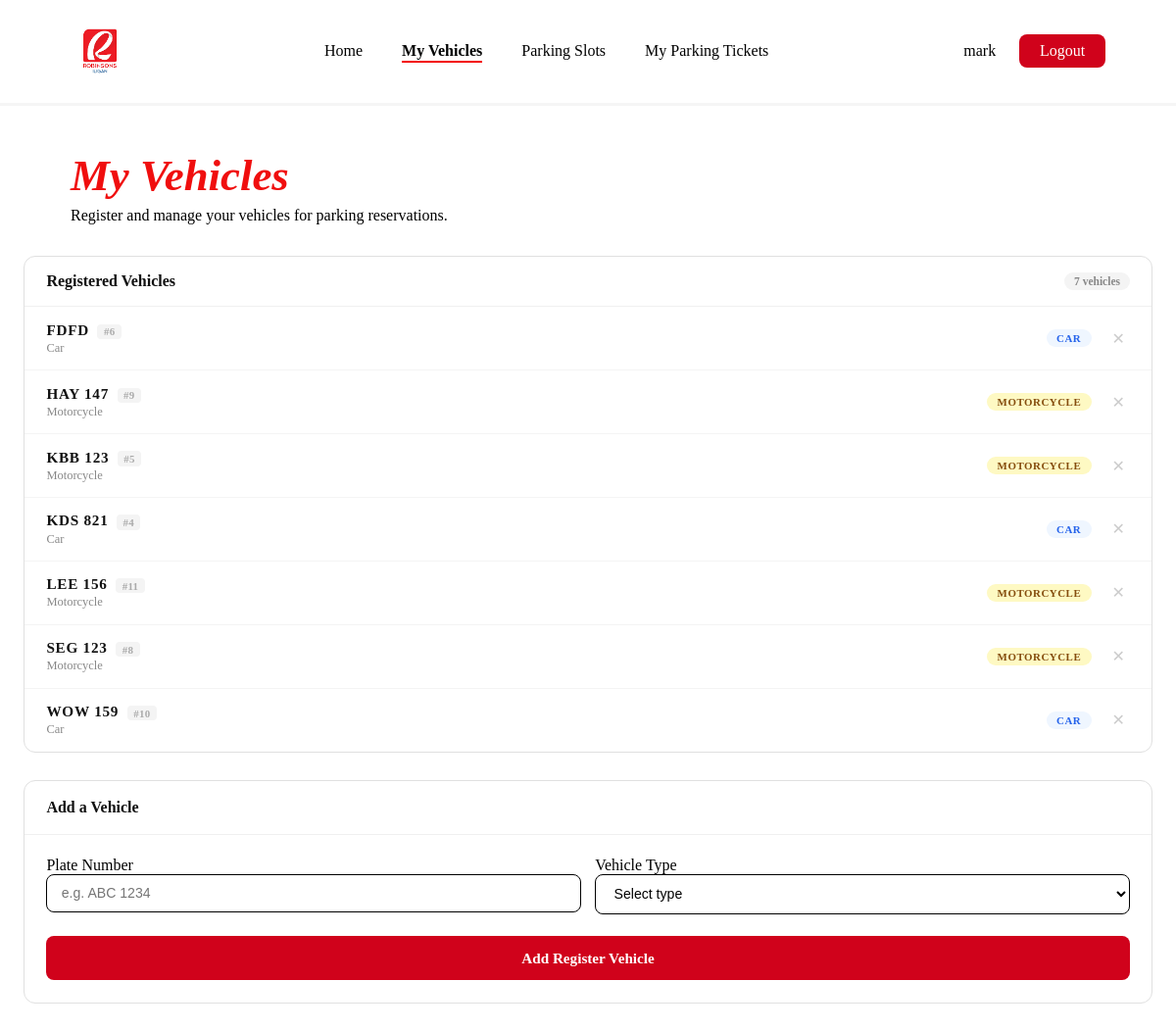
The page /owner_vehicle_register/ (signed in) on the database its author committed.
### parking/models.py (models this page shows, shortened)
class Owner(models.Model):
    first_name   = models.CharField(max_length=50)
    last_name    = models.CharField(max_length=50)
    username     = models.CharField(max_length=50, unique=True)
    password     = models.CharField(max_length=128)
    phone_number = models.CharField(max_length=15, blank=True, default='')
    address      = models.TextField(blank=True, default='')

class Vehicle(models.Model):
    owner        = models.ForeignKey(Owner, on_delete=models.CASCADE, related_name='vehicles', null=True, blank=True)
    plate_number = models.CharField(max_length=20, unique=True)
    vehicle_type = models.CharField(max_length=20)

### parking/views.py (the view, shortened to what this page needs)
# urls.py: path('owner_vehicle_register/', views.owner_vehicle_register, name='owner_vehicle_register'),
def owner_vehicle_register(request):
    if not request.session.get('owner_id'):
        return redirect('login')
    owner    = Owner.objects.get(id=request.session['owner_id'])
    vehicles = Vehicle.objects.filter(owner=owner).order_by('plate_number')
    return render(request, 'owner_vehicle_register.html', {
        'owner':    owner,
        'vehicles': vehicles,
    })

### parking/templates/owner_vehicle_register.html (shortened to what this page needs)
{% extends "master.html" %}
{% load static %}
{% block head %}
  <link rel="stylesheet" href="{% static 'owner_parking_slots.css' %}">
  <link rel="stylesheet" href="{% static 'owner_vehicle_register.css' %}">
{% endblock %}
{% block content %}
<nav>
    <div class="logo">
      <img src="{% static '/images/logo.png' %}" alt="logo" class="logo-img">
    </div>
    <ul class="nav-links">
      <li><a href="{% url 'owner' %}">Home</a></li>
      <li><a href="{% url 'owner_vehicle_register' %}" class="active">My Vehicles</a></li>
      <li><a href="{% url 'owner_parking_slots' %}">Parking Slots</a></li>
      <li><a href="{% url 'owner_my_ticket' %}">My Parking Tickets</a></li>
    </ul>
    <div class="nav-actions">
      {% if owner %}
        <a href="#">{{ owner.first_name }}</a>
        <a href="{% url 'owner_logout' %}" class="btn-logout">Logout</a>
      {% else %}
        <a href="{% url 'owner_login' %}">Login</a>
        <a href="{% url 'owner_register' %}" class="btn-signup">Sign Up</a>
      {% endif %}
    </div>
  </nav>
  <div class="page-header">
    <h1>My Vehicles</h1>
    <p>Register and manage your vehicles for parking reservations.</p>
  </div>
  <div class="register-section">
    <div class="vehicle-list-panel">
      <div class="vehicle-list-header">
        <div class="vehicle-list-title">Registered Vehicles</div>
        <span class="vehicle-count">{{ vehicles|length }} vehicle{{ vehicles|length|pluralize }}</span>
      </div>
      {% for v in vehicles %}
      <div class="vehicle-row">
        <div class="vehicle-details">
          <div class="vehicle-plate">{{ v.plate_number }} <span class="vehicle-id-tag">#{{ v.id }}</span></div>
          <div class="vehicle-meta">{{ v.vehicle_type }}</div>
        </div>
        <span class="vehicle-badge
          {% if v.vehicle_type == 'Motorcycle' %}badge-motorcycle
          {% elif v.vehicle_type == 'Van' %}badge-van
          {% else %}badge-car{% endif %}">
          {{ v.vehicle_type }}
        </span>
        <form method="POST" action="{% url 'owner_delete_vehicle' v.id %}" style="display:inline;"
              onsubmit="return confirm('Remove {{ v.plate_number }} from your vehicles?')">
          <button type="submit" class="btn-delete" title="Remove vehicle">✕</button>
        </form>
      </div>
      {% empty %}
      <div class="vehicle-empty">
        No vehicles registered yet. Add one below.
      </div>
      {% endfor %}
    </div>
    <div class="register-card">
      <div class="register-card-header">
        <h2>Add a Vehicle</h2>
      </div>
      <div class="register-card-body">
        <form method="POST" action="{% url 'owner_vehicle_register' %}">
          <div class="form-row">
            <div class="form-group">
              <label>Plate Number</label>
              <input type="text" name="plate_number" placeholder="e.g. ABC 1234"
                     value="{{ form_data.plate_number|default:'' }}" required />
            </div>
            <div class="form-group">
              <label>Vehicle Type</label>
              <select name="vehicle_type" required>
                <option value="" disabled {% if not form_data.vehicle_type %}selected{% endif %}>Select type</option>
              </select>
            </div>
          </div>
          <button type="submit" class="btn-register">Add Register Vehicle</button>
        </form>
      </div>
    </div>
  </div>
{% endblock %}

### parking/static/owner_parking_slots.css (style rules this page uses)
*, *::before, *::after { box-sizing: border-box; margin: 0; padding: 0; }
nav { display: flex; align-items: center; justify-content: space-between; padding: 1.4rem 6vw; position: sticky; top: 0; background: rgba(255,255,255,0.95); backdrop-filter: blur(8px); z-index: 100; border-bottom: 3px solid rgba(0,0,0,0.04); }
.nav-links { display: flex; list-style: none; gap: 2.5rem; font-family: 'Times New Roman', Times, serif; }
.nav-links a { text-decoration: none; font-size: 1rem; color: black; }
.nav-links a.active { font-weight: 700; border-bottom: 2px solid rgb(243, 5, 5); padding-bottom: 2px; }
.nav-actions { display: flex; align-items: center; gap: 1.5rem; font-family: 'Times New Roman', Times, serif; }
.nav-actions a { text-decoration: none; font-size: 1rem; font-weight: 500; color: var(--text); }
.logo .logo-img { height: 60px; width: auto; display: block; }
.page-header { padding: 2.8rem 6vw 2rem; }
.page-header h1 { font-family: 'Playfair Display', serif; font-style: italic; font-size: 2.8rem; color: rgb(240, 14, 14); margin-bottom: 0.4rem; }
.form-group { margin-bottom: 1.1rem; }
.form-group input, .form-group select { width: 100%; border: 1.5px solid black; border-radius: 8px; padding: 0.65rem 0.9rem; font-family: 'Mulish', sans-serif; font-size: 0.88rem; color: black; outline: none; background: white; }
.btn-logout { background: #d0021b; color: #fff !important; padding: 0.5rem 1.3rem; border-radius: 8px; font-weight: 500 !important; font-size: 1rem !important; transition: background 0.15s !important; text-decoration: none; }

### parking/static/owner_vehicle_register.css (style rules this page uses)
.register-section { max-width: 1300px; margin: 0 auto; padding: 0 1.5rem 3rem; }
.vehicle-list-panel { background: #fff; border: 1px solid #e0e0e0; border-radius: 12px; overflow: hidden; margin-bottom: 1.8rem; }
.vehicle-list-header { display: flex; align-items: center; justify-content: space-between; padding: 1rem 1.4rem; border-bottom: 1px solid #f0f0f0; }
.vehicle-list-title { font-size: 1rem; font-weight: 700; color: #111; }
.vehicle-count { background: #f4f4f4; color: #888; font-size: 0.72rem; font-weight: 700; padding: 0.2rem 0.6rem; border-radius: 50px; }
.vehicle-row { display: flex; align-items: center; gap: 1rem; padding: 0.9rem 1.4rem; border-bottom: 1px solid #f4f4f4; }
.vehicle-row:last-child { border-bottom: none; }
.vehicle-details { flex: 1; }
.vehicle-plate { font-size: 0.95rem; font-weight: 700; color: #111; letter-spacing: 0.05em; }
.vehicle-id-tag { display: inline-block; font-size: 0.68rem; font-weight: 600; color: #aaa; background: #f4f4f4; border-radius: 4px; padding: 0.1rem 0.4rem; letter-spacing: 0.03em; vertical-align: middle; margin-left: 4px; }
.vehicle-meta { font-size: 0.78rem; color: #888; margin-top: 2px; }
.vehicle-badge { display: inline-block; padding: 0.18rem 0.65rem; border-radius: 50px; font-size: 0.68rem; font-weight: 700; text-transform: uppercase; letter-spacing: 0.05em; }
.badge-car { background: #eff6ff; color: #2563eb; }
.badge-motorcycle { background: #fef9c3; color: #854d0e; }
.register-card { background: #fff; border: 1px solid #e0e0e0; border-radius: 12px; overflow: hidden; }
.register-card-header { padding: 1.1rem 1.4rem; border-bottom: 1px solid #f0f0f0; display: flex; align-items: center; gap: 0.6rem; }
.register-card-header h2 { font-size: 1rem; font-weight: 700; color: #111; }
.register-card-body { padding: 1.4rem; }
.form-row { display: grid; grid-template-columns: 1fr 1fr; gap: 0.9rem; }
.btn-register { width: 100%; padding: 0.85rem; background: #d0021b; color: #fff; border: none; border-radius: 8px; font-size: 0.95rem; font-weight: 700; font-family: inherit; cursor: pointer; margin-top: 0.3rem; }
.btn-delete { background: none; border: none; color: #ccc; font-size: 1rem; cursor: pointer; padding: 0.3rem; border-radius: 5px; flex-shrink: 0; }
.btn-logout { background: #d0021b; color: #fff !important; padding: 0.5rem 1.3rem; border-radius: 8px; font-weight: 500 !important; font-size: 1rem !important; text-decoration: none; }

### rows shown on the page
Owner: first_name "mark"
Vehicle: plate_number "FDFD", id "6", vehicle_type "Car", vehicle_type "CAR"
Vehicle: plate_number "HAY 147", id "9", vehicle_type "Motorcycle", vehicle_type "MOTORCYCLE"
Vehicle: plate_number "KBB 123", id "5", vehicle_type "Motorcycle", vehicle_type "MOTORCYCLE"
Vehicle: plate_number "KDS 821", id "4", vehicle_type "Car", vehicle_type "CAR"
Vehicle: plate_number "LEE 156", id "11", vehicle_type "Motorcycle", vehicle_type "MOTORCYCLE"
Vehicle: plate_number "SEG 123", id "8", vehicle_type "Motorcycle", vehicle_type "MOTORCYCLE"
Vehicle: plate_number "WOW 159", id "10", vehicle_type "Car", vehicle_type "CAR"

### other values the page prints
{{ vehicles|length }} "7"
